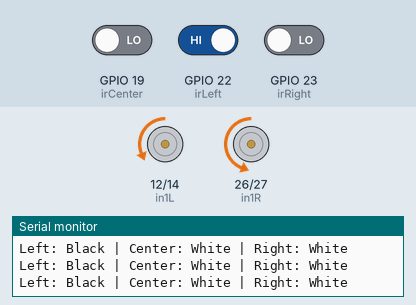
Simulated run of this sketch. Board: ESP32. Shown: motor-driver pin pairs drawn as motors (green arrow = first pin HIGH = forward, orange = second pin HIGH = backward, longer = more drive, scaled by the enable pin), the last lines printed to the serial monitor. Inputs (shaded band) come from the test bench; at power-on: GPIO 22 (irLeft) HIGH, GPIO 23 (irRight) LOW, GPIO 19 (irCenter) LOW.

Above: at 1.2 s.
1.3 s: GPIO 22 (irLeft) driven LOW
At 2.3 s:
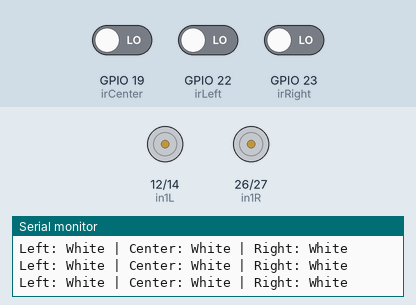
2.8 s: GPIO 23 (irRight) driven HIGH
At 4.1 s:
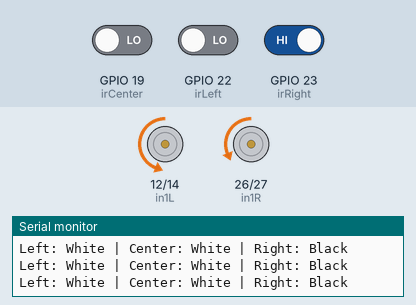
4.4 s: GPIO 19 (irCenter) driven HIGH
At 5.6 s:
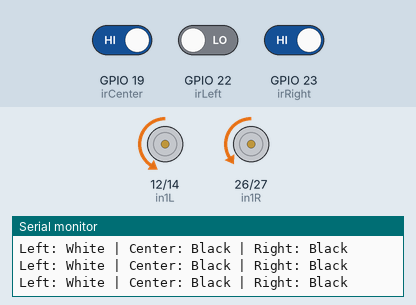
6.3 s: GPIO 22 (irLeft) driven HIGH
At 7.5 s:
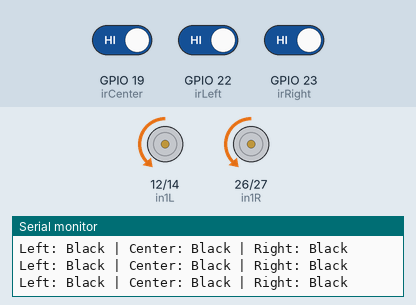
8.2 s: GPIO 23 (irRight) driven LOW
At 8.6 s:
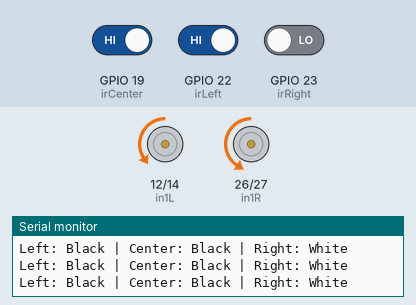
10.1 s: GPIO 19 (irCenter) driven LOW
At 10.5 s:
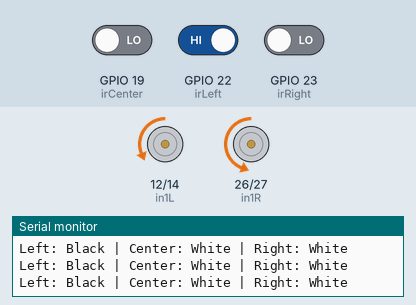
Timing chart, 0 to 12.6 s (numbered marks = the images above; inputs shaded):
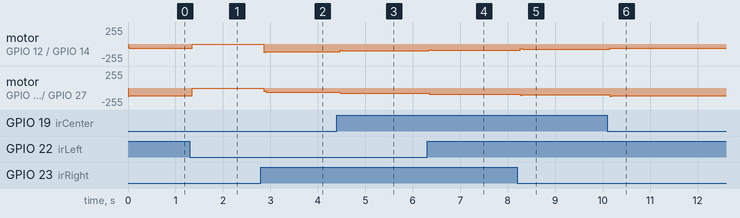

The sketch:

added-pdi.ino
```cpp
// Motor pin definitions
int enR = 25;
int in1R = 26;
int in2R = 27;

int enL = 13;
int in1L = 12;
int in2L = 14;

// IR sensor pin definitions
int irLeft = 22;
int irCenter = 19;
int irRight = 23;

// Speed settings
int baseSpeed = 90;
int maxSpeed = 120;

// PID constants
float Kp = 25.0;
float Ki = 0.0;
float Kd = 10.0;

// PID variables
float error = 0;
float previousError = 0;
float integral = 0;

void setup(){
  Serial.begin(9600);

  // Setup motor pins
  pinMode(in1R, OUTPUT);
  pinMode(in2R, OUTPUT);
  pinMode(enR, OUTPUT);

  pinMode(in1L, OUTPUT);
  pinMode(in2L, OUTPUT);
  pinMode(enL, OUTPUT);

  // Setup IR sensor pins
  pinMode(irLeft, INPUT);
  pinMode(irCenter, INPUT);
  pinMode(irRight, INPUT);
}

void loop() {
  int left = digitalRead(irLeft);
  int center = digitalRead(irCenter);
  int right = digitalRead(irRight);

  // Print sensor readings
  Serial.print("Left: "); Serial.print(left == HIGH ? "Black" : "White");
  Serial.print(" | Center: "); Serial.print(center == HIGH ? "Black" : "White");
  Serial.print(" | Right: "); Serial.println(right == HIGH ? "Black" : "White");

  // Stop if all sensors see white (line lost)
  if (left == LOW && center == LOW && right == LOW) {
    stopMotors();
    return;
  }

  // Calculate PID error
  error = calculateError(left, center, right);
  integral += error;
  float derivative = error - previousError;

  float correction = Kp * error + Ki * integral + Kd * derivative;
  previousError = error;

  int leftSpeed = constrain(baseSpeed - correction, 0, maxSpeed);
  int rightSpeed = constrain(baseSpeed + correction, 0, maxSpeed);

  setMotor(leftSpeed, rightSpeed);
  delay(10);
}

float calculateError(int left, int center, int right) {
  // Assign error values based on sensor readings
  if (left == HIGH && center == LOW && right == LOW) return 1;     // line on left
  if (left == LOW && center == HIGH && right == LOW) return 0;     // line in center
  if (left == LOW && center == LOW && right == HIGH) return -1;    // line on right
  if (left == HIGH && center == HIGH && right == LOW) return 0.5;
  if (left == LOW && center == HIGH && right == HIGH) return -0.5;
  if (left == HIGH && center == LOW && right == HIGH) return 0;    // line balanced
  return 0; // fallback
}

void setMotor(int leftSpeed, int rightSpeed) {
  // Right motor forward
  digitalWrite(in1R, LOW);
  digitalWrite(in2R, HIGH);
  analogWrite(enR, rightSpeed);

  // Left motor forward
  digitalWrite(in1L, LOW);
  digitalWrite(in2L, HIGH);
  analogWrite(enL, leftSpeed);
}

void stopMotors() {
  digitalWrite(in1R, LOW); digitalWrite(in2R, LOW);
  digitalWrite(in1L, LOW); digitalWrite(in2L, LOW);
  analogWrite(enR, 0); analogWrite(enL, 0);
}
```

Measured:
- after the input at 1.3 s, motor on GPIO 12 (in1L) / GPIO 14 (in2L): backward 65/255 → stopped after 0.05 s; motor on GPIO 26 (in1R) / GPIO 27 (in2R): backward 115/255 → stopped after 0.05 s
- after the input at 2.8 s, motor on GPIO 12 (in1L) / GPIO 14 (in2L): stopped → backward 115/255 after 0.06 s; motor on GPIO 26 (in1R) / GPIO 27 (in2R): stopped → backward 65/255 after 0.06 s
- after the input at 4.4 s, motor on GPIO 12 (in1L) / GPIO 14 (in2L): backward 115/255 → backward 102/255 after 0.07 s; motor on GPIO 26 (in1R) / GPIO 27 (in2R): backward 65/255 → backward 77/255 after 0.07 s
- after the input at 6.3 s, motor on GPIO 12 (in1L) / GPIO 14 (in2L): backward 102/255 → backward 90/255 after 0.05 s; motor on GPIO 26 (in1R) / GPIO 27 (in2R): backward 77/255 → backward 90/255 after 0.05 s
- after the input at 8.2 s, motor on GPIO 12 (in1L) / GPIO 14 (in2L): backward 90/255 → backward 77/255 after 0.07 s; motor on GPIO 26 (in1R) / GPIO 27 (in2R): backward 90/255 → backward 102/255 after 0.07 s
- after the input at 10.1 s, motor on GPIO 12 (in1L) / GPIO 14 (in2L): backward 77/255 → backward 65/255 after 0.05 s; motor on GPIO 26 (in1R) / GPIO 27 (in2R): backward 102/255 → backward 115/255 after 0.05 s
